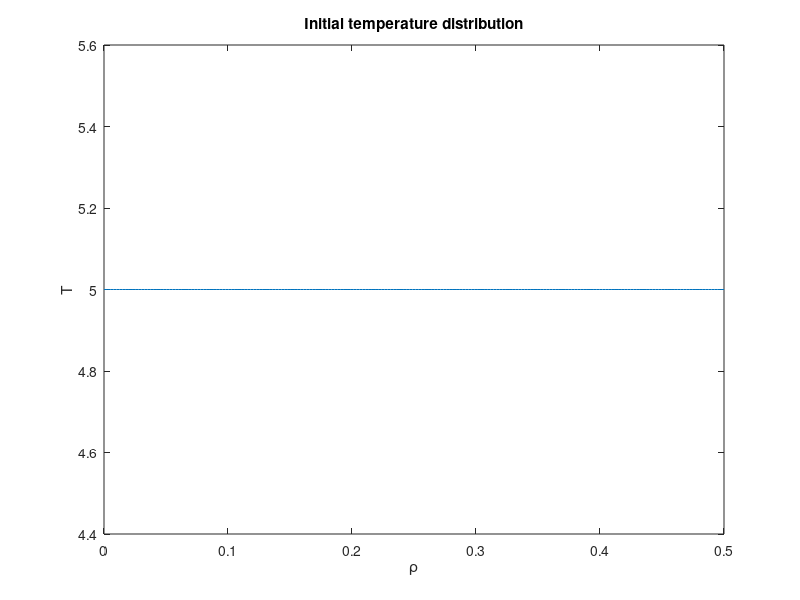

Here is the MATLAB script that generated this plot: (Note: this script raises an error after producing the figure.)
clc; clear all; close all
L = .5; % length in spatial coordinates
rho_start = 0; rho_end = L;
Time = 1; % length in time
a = 0;
C = 5; % constant temperature at the end of the bar
n = 199;  % spaces in length (grid points = n+1)
m = 100.; % timestamps

t = linspace(0,Time,m);
rho = linspace(rho_start,rho_end, n+1)';
drho = rho(2) - rho(1);
dt = t(2) - t(1);
T0 = 0*sin(8*pi*rho) + 5;
T0(end) = C;

% Pdep = 200*normpdf(0,-round(n/2)+1:round(n/2),50)';
Ptot = 0.7; sigma = 0.05;  MW2keVs = .5;%6.24e21/2.1e19; % Factor to convert to keV   
Pdep = MW2keVs*Ptot/(sigma*sqrt(pi))*exp(-(rho-L/2).^2/sigma.^2);
plot(Pdep)
u = sin(2*pi*2*t) + 0.3*sin(2*pi*7*t);

figure(1)
plot (rho,T0,'-')
title ('Initial temperature distribution')
xlabel ('\rho')
ylabel ('T')

options = optimoptions(@fsolve,'Display','iter','MaxIterations',300,'SpecifyObjectiveGradient',true,'CheckGradients',true,'FiniteDifferenceType','central','FiniteDifferenceStepSize',1e-3);
Told = T0;
T(:,1) = T0;

for i = 2:length(t)
    [Ti,F,exitflag,output,JAC] = fsolve(@nl_discretized,T0,options,Told,C,n,drho,dt);
    Ti = Ti + Pdep*u(i);
    Told = Ti;
    T0 = Ti;
    T(:,i) = Ti;
end

figure(2);
h = surf(t,rho,T)
set(h,'LineStyle','none')
  xlabel('t ')
  ylabel('\rho')
  zlabel('T(x,t)')